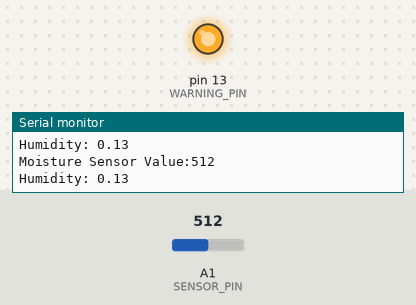
This sketch was run on a simulated Arduino Uno, built with avr-gcc and run on an emulated ATmega328P. Parts: output pins drawn as LEDs (lit = HIGH), the last lines printed to the serial monitor. Inputs (shaded band) come from the test bench; at power-on: A1 (SENSOR_PIN) = 512.

Above: at 1.8 s.
1.9 s: A1 (SENSOR_PIN) set to 365
3.4 s: A1 (SENSOR_PIN) set to 341
At 5.0 s:
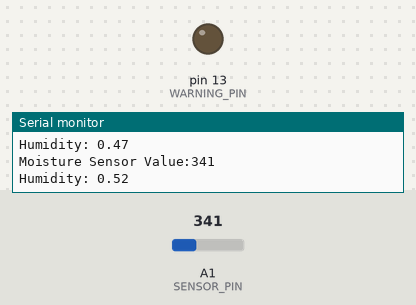
5.5 s: A1 (SENSOR_PIN) set to 511
At 6.6 s:
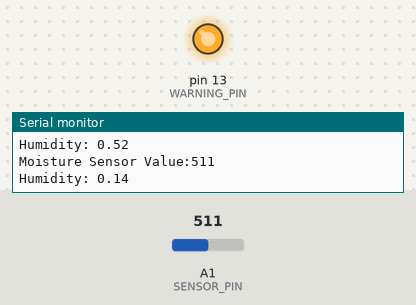
7.5 s: A1 (SENSOR_PIN) set to 306
At 9.3 s:
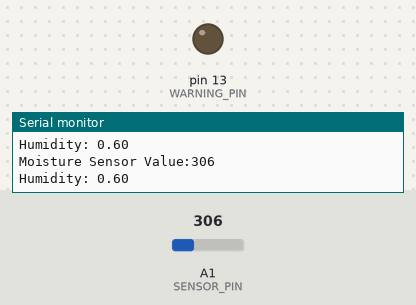
Timing chart, 0 to 10.5 s (numbered marks = the images above; inputs shaded):
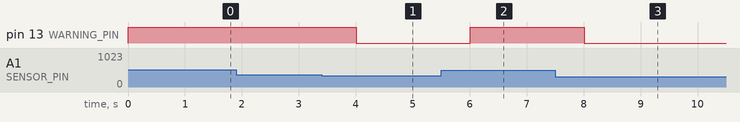

Measured:
- the behaviour switches between 351 and 350 on A1 (SENSOR_PIN) (found by bisection; images 0 and 1)
- after the input at 3.4 s, pin 13 (WARNING_PIN): HIGH → LOW after 0.61 s
- after the input at 5.5 s, pin 13 (WARNING_PIN): LOW → HIGH after 0.51 s
- after the input at 7.5 s, pin 13 (WARNING_PIN): HIGH → LOW after 0.51 s

The sketch:

LowMoistureWarning.ino
```cpp
/*
* SEN0308 MoistureSensor
*/

int WARNING_PIN = LED_BUILTIN; // Pin to trigger on/off depending on humidity
int SENSOR_PIN = A1;

int SENSOR_AIR_VALUE = 571;
int SENSOR_WATER_VALUE = 129;  // At 100mm - "recommended" depth

float HUMIDITY_THRESHOLD = 0.5;

float calcHumidity(int sensorValue) {
  return (float)(sensorValue - SENSOR_AIR_VALUE) / (float)(SENSOR_WATER_VALUE - SENSOR_AIR_VALUE);
}

void setup() {
  Serial.begin(9600);
  pinMode(WARNING_PIN, OUTPUT);
}

void loop() {
  int sensorValue = analogRead(SENSOR_PIN);
  float humidity = calcHumidity(sensorValue);
  Serial.print("Moisture Sensor Value:");
  Serial.println(sensorValue);
  Serial.print("Humidity: ");
  Serial.println(humidity);
  if (humidity < HUMIDITY_THRESHOLD) {
    digitalWrite(WARNING_PIN, HIGH);
  } else {
    digitalWrite(WARNING_PIN, LOW);
  }
  delay(1000);
}
```
